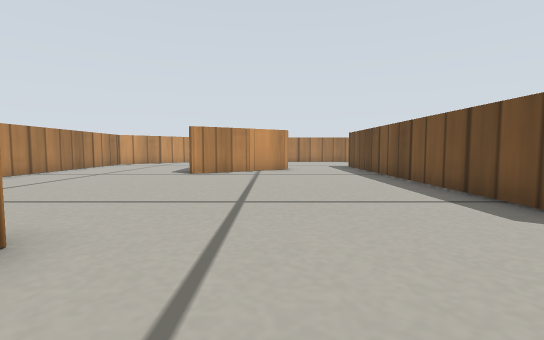
View 1 (above)

16 first-person views from a walk through a robot-simulator world made for Gazebo. The camera is 0.16 m above the floor, tilts 4° down and sees 85° across. The floor is counted in squares, 0.2 m on a side. Each view is taken from the middle of a square. On the plan, view 1 faces up. The plan holds only what a view shows up to about 10 squares ahead; the rest is blank. Gazebo's built-in surfaces are drawn with simple patterns.

View 2
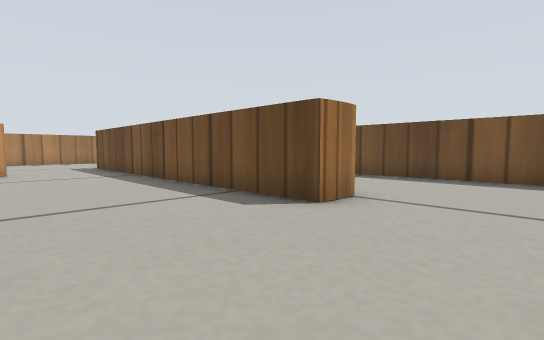

View 3
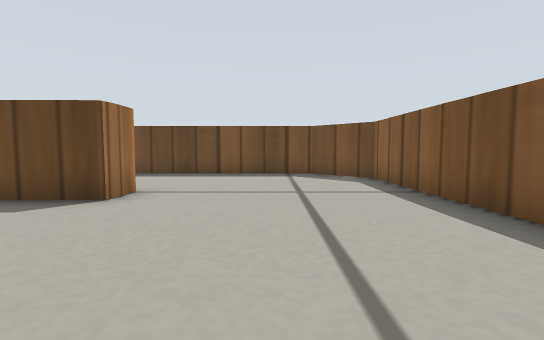

View 4
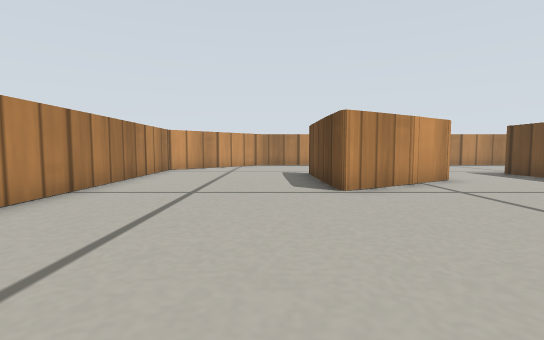

View 5
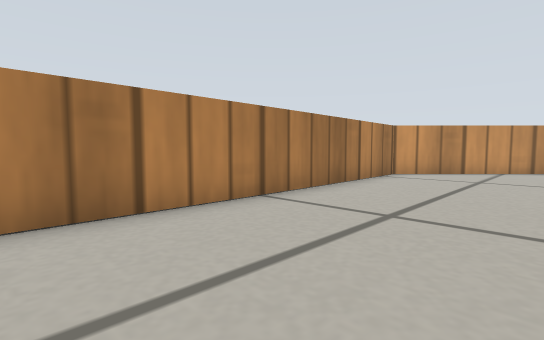

View 6
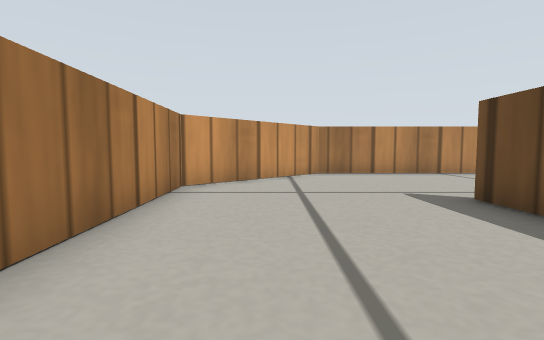

View 7
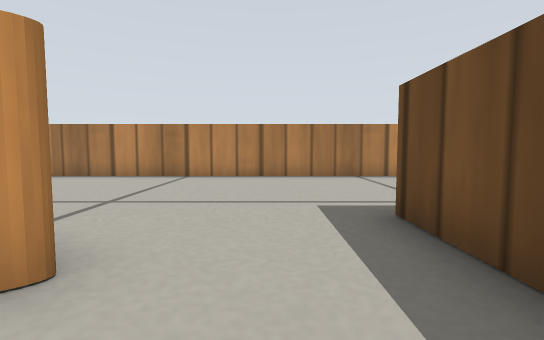

View 8
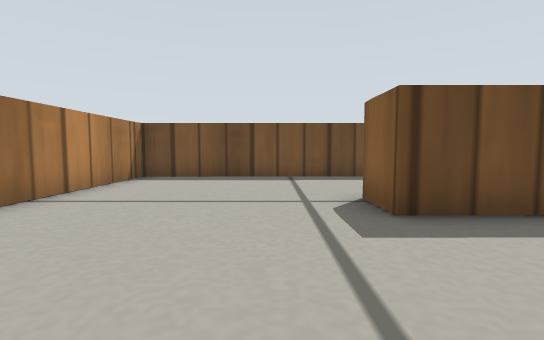

View 9
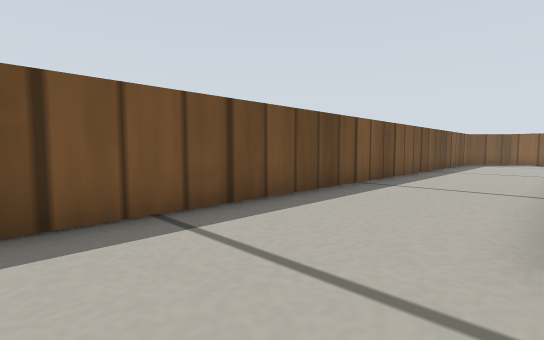

View 10
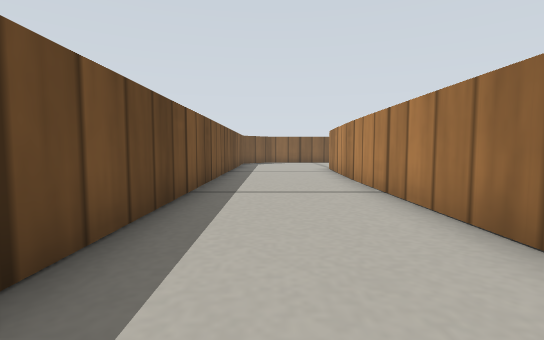

View 11
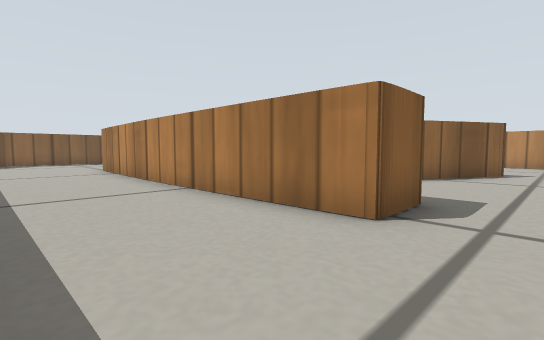

View 12
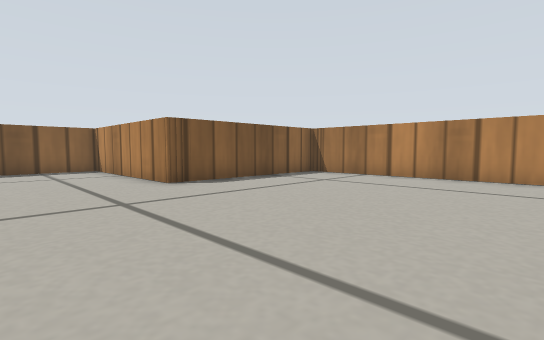

View 13
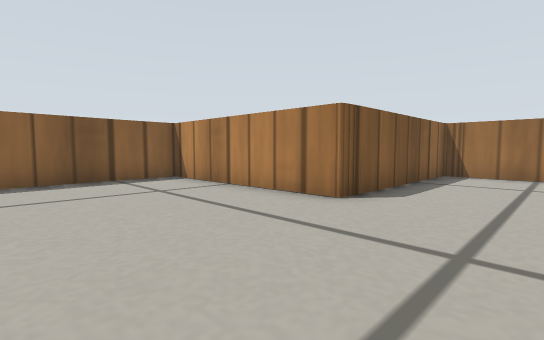

View 14
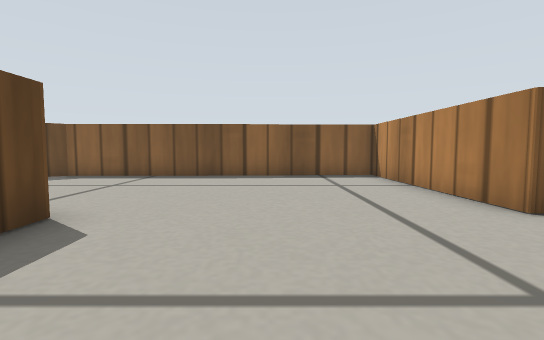

View 15
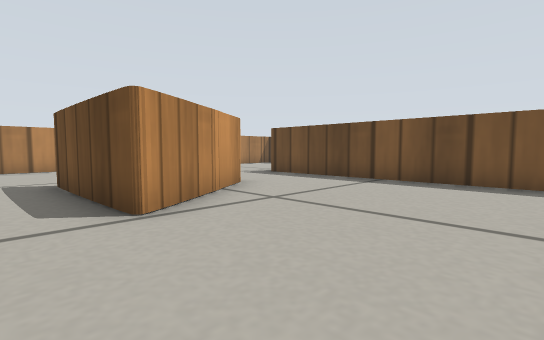

View 16
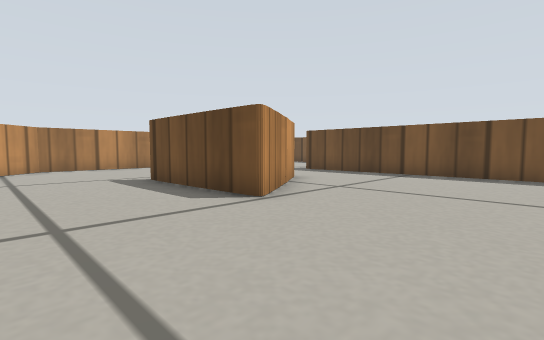

### Floor plan
Points are (right, up) in squares from view 1. A wall is a line through its corners. A room is listed if a view was taken in it or the views show most of it. See-through windows are left out.
Room 1 (views 1, 2, 3, 4, 5, 6, 7, 8, 9, 10, 11, 12, 13, 14, 15, 16)
walls: (0.5, 11.6) (-2.5, 9.6); (-2.8, 9.7) (-2.8, 13.8) (-0.1, 12.3); (4.8, 4.8) (4.7, 4); (4.3, 2.5) (3.5, 2.6) (3.5, 13.5) (4.9, 13.6) (5, 4.6); (8.5, 5.2) (8.5, 18.7) (-4.5, 18.7) (-7.8, 15.5) (-7.6, 2.4) (-2.2, 2.4) (-2.1, -3) (7.1, -2.7); (7, -2.9) (8.6, -1.3) (8.5, 4.8)

Positions as (right, up) in squares from view 1, and headings:
1: (0, 0), facing up
2: (0, 0), facing up-right
3: (-1, 0), facing right
4: (-4, 4), facing up
5: (-4, 6), facing up-left
6: (-6, 9), facing up
7: (2, 10), facing up
8: (0, 15), facing right
9: (5, 16), facing down-right
10: (7, 15), facing down
11: (8, 15), facing down-left
12: (1, 9), facing down-left
13: (2, 5), facing down-left
14: (1, 6), facing down
15: (-4, 6), facing up-right
16: (-6, 6), facing up-right
